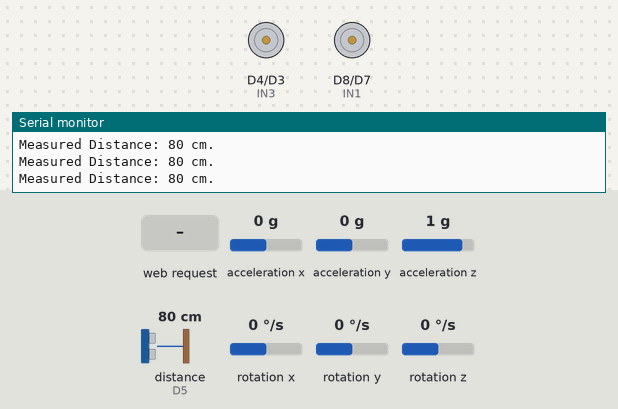
This sketch was run on a simulated ESP8266 (NodeMCU). Shown: motor-driver pin pairs drawn as motors (green arrow = first pin HIGH = forward, orange = second pin HIGH = backward, longer = more drive), the last lines printed to the serial monitor. Wiring (inferred from the names in the program): ultrasonic range finder: trigger D6; echo D5. The test bench sets the inputs (shaded band); at power-on: acceleration x 0 g, acceleration y 0 g, acceleration z 1 g, distance to the obstacle (sensor on D5) 80 cm, rotation x 0 °/s, rotation y 0 °/s, rotation z 0 °/s. The echo pulse lasts 58.3 µs per cm.

Above: at 1.7 s.
1.8 s: HTTP request GET /command?cmd=B received
At 1.93 s:
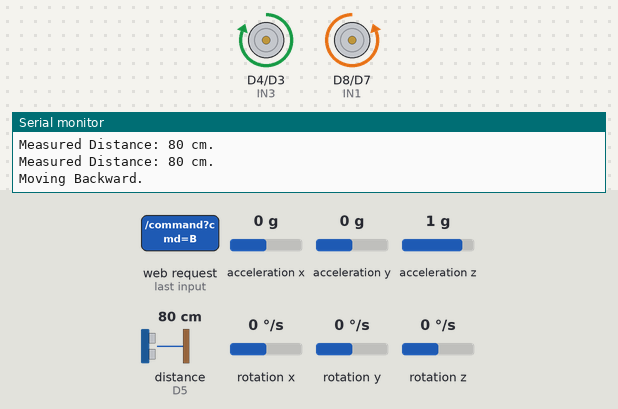
3.5 s: HTTP request GET /command?cmd=F received
At 3.63 s:
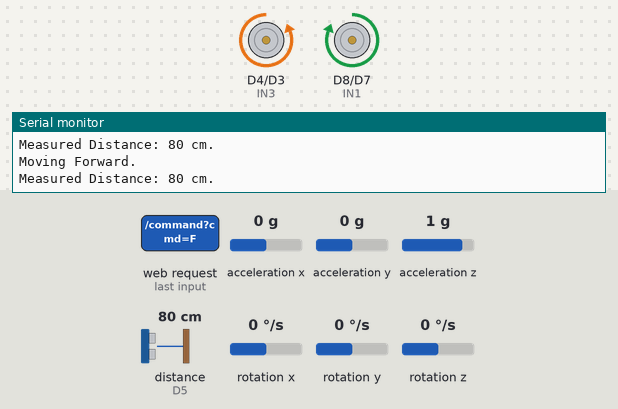
5.2 s: HTTP request GET /command?cmd=L received
At 5.33 s:
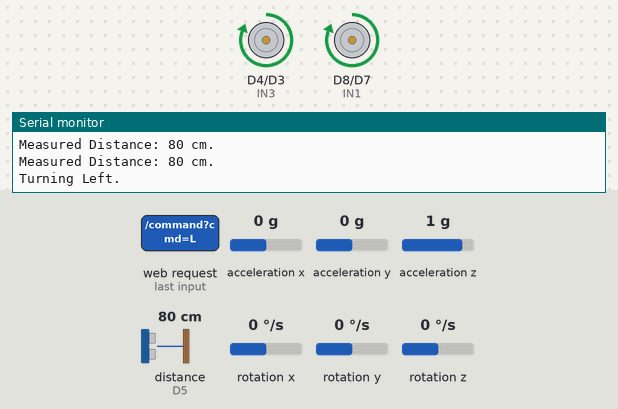
Timing chart, 0 to 8.2 s (numbered marks = the images above; inputs shaded):
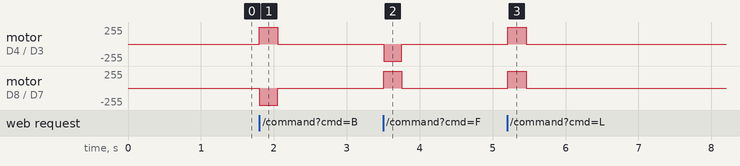

Measured:
- after the input at 1.8 s, motor on D4 (IN3) / D3 (IN4): stopped → forward 255/255 at once, → stopped 0.25 s later; motor on D8 (IN1) / D7 (IN2): stopped → backward 255/255 at once, → stopped 0.25 s later
- after the input at 3.5 s, motor on D4 (IN3) / D3 (IN4): stopped → backward 255/255 at once, → stopped 0.25 s later; motor on D8 (IN1) / D7 (IN2): stopped → forward 255/255 at once, → stopped 0.25 s later
- after the input at 5.2 s, motor on D4 (IN3) / D3 (IN4), motor on D8 (IN1) / D7 (IN2): stopped → forward 255/255 at once, → stopped 0.25 s later

The sketch:

NodeMCU_Car.ino
```cpp
#include <ESP8266WiFi.h>
#include <ESP8266WebServer.h>
#include <Wire.h>
#include <MPU6050_6Axis_MotionApps20.h>  // Use the DMP library

// Motor Control Pins
#define IN1 D8  // Right Motor Forward
#define IN2 D7  // Right Motor Backward
#define IN3 D4  // Left Motor Forward
#define IN4 D3  // Left Motor Backward

// Ultrasonic Sensor Pins
#define TRIG_PIN D6  // Trigger Pin
#define ECHO_PIN D5  // Echo Pin

ESP8266WebServer server(80);  // Initialize web server on port 80
MPU6050 mpu;  // Create MPU6050 object

// Variables
constexpr unsigned long DEFAULT_PULSE_MS = 250;
constexpr unsigned long MAX_PULSE_MS = 1000;
unsigned long motionStarted = 0;
unsigned long motionDuration = 0;
bool moving = false;
bool dmpReady = false;
bool hasAttitude = false;
unsigned long lastAttitude = 0;
long distance = -1;  // Distance measured
unsigned long lastMeasureTime = 0;

// MPU6050 DMP variables
uint8_t fifoBuffer[64];  // FIFO storage buffer
Quaternion q;            // [w, x, y, z]         quaternion container
VectorFloat gravity;     // [x, y, z]            gravity vector
float ypr[3];            // [yaw, pitch, roll]   yaw/pitch/roll container and gravity vector

float estimated_yaw = 0.0;
float estimated_pitch = 0.0;
float estimated_roll = 0.0;

void setup() {
  Serial.begin(9600);
  Serial.println("ESP8266 Car Initialized.");

  // Initialize Motor Control Pins
  pinMode(IN1, OUTPUT);
  pinMode(IN2, OUTPUT);
  pinMode(IN3, OUTPUT);
  pinMode(IN4, OUTPUT);

  // Ensure motors are stopped at startup
  stopCar();

  // Initialize Ultrasonic Sensor Pins
  pinMode(TRIG_PIN, OUTPUT);
  pinMode(ECHO_PIN, INPUT);
  digitalWrite(TRIG_PIN, LOW);

  // Setup Wi-Fi as Access Point
  WiFi.mode(WIFI_AP);
  WiFi.softAP("ESP8266_Car", "password");  // Change SSID and Password as needed
  Serial.print("Access Point IP: ");
  Serial.println(WiFi.softAPIP());

  // Define Routes
  server.on("/", handleRoot);
  server.on("/command", HTTP_GET, handleCommand);
  server.on("/health", HTTP_GET, []() {
    server.send(200, "text/plain", "robotic-car/1");
  });
  server.on("/distance", handleDistance);
  server.on("/mpu", handleMPUData);

  // Start the server
  server.begin();
  Serial.println("Web server started.");

  // Initialize MPU6050 with DMP
  Wire.begin(D2, D1);  // SDA to D2, SCL to D1
  mpu.initialize();
  if (mpu.testConnection()) {
    Serial.println("MPU6050 connection successful");
  } else {
    Serial.println("MPU6050 connection failed");
  }

  // Initialize DMP
  uint8_t devStatus = mpu.dmpInitialize();

  // Supply your own offsets here, e.g., mpu.setXAccelOffset(yourOffset);
  // You can find offsets by running the MPU6050_calibration sketch
  mpu.setXAccelOffset(-2291);
  mpu.setYAccelOffset(-1602);
  mpu.setZAccelOffset(1228);
  mpu.setXGyroOffset(87);
  mpu.setYGyroOffset(-72);
  mpu.setZGyroOffset(8);

  if (devStatus == 0) {
    mpu.setDMPEnabled(true);
    dmpReady = true;
    Serial.println("DMP ready");

    // Set DMP output rate (e.g., 50 Hz)
    mpu.setRate(4);  // Set the rate to 200 / (1 + 4) = 40 Hz
  } else {
    Serial.print("DMP Initialization failed (code ");
    Serial.print(devStatus);
    Serial.println(")");
  }

}

void enforceMotionLimit() {
  if (moving && millis() - motionStarted >= motionDuration) {
    stopCar();
  }
}

void loop() {
  enforceMotionLimit();
  server.handleClient();
  enforceMotionLimit();

  if (millis() - lastMeasureTime >= 500) {
    lastMeasureTime = millis();
    distance = measureDistance();
  }

  if (dmpReady && mpu.dmpGetCurrentFIFOPacket(fifoBuffer)) {
    mpu.dmpGetQuaternion(&q, fifoBuffer);
    mpu.dmpGetGravity(&gravity, &q);
    mpu.dmpGetYawPitchRoll(ypr, &q, &gravity);
    const float degrees = 180.0f / PI;
    estimated_yaw = fmodf(ypr[0] * degrees + 360.0f, 360.0f);
    estimated_pitch = ypr[1] * degrees;
    estimated_roll = ypr[2] * degrees;
    hasAttitude = true;
    lastAttitude = millis();
  }
}

// Stop all motors
void stopCar() {
  moving = false;
  digitalWrite(IN1, LOW);
  digitalWrite(IN2, LOW);
  digitalWrite(IN3, LOW);
  digitalWrite(IN4, LOW);
}

// Move forward
void moveForward() {
  digitalWrite(IN1, HIGH);
  digitalWrite(IN2, LOW);
  digitalWrite(IN3, LOW);
  digitalWrite(IN4, HIGH);
  Serial.println("Moving Forward.");
}

// Move backward
void moveBackward() {
  digitalWrite(IN1, LOW);
  digitalWrite(IN2, HIGH);
  digitalWrite(IN3, HIGH);
  digitalWrite(IN4, LOW);
  Serial.println("Moving Backward.");
}

// Turn left
void turnLeft() {
  digitalWrite(IN1, HIGH);
  digitalWrite(IN2, LOW);
  digitalWrite(IN3, HIGH);
  digitalWrite(IN4, LOW);
  Serial.println("Turning Left.");
}

// Turn right
void turnRight() {
  digitalWrite(IN1, LOW);
  digitalWrite(IN2, HIGH);
  digitalWrite(IN3, LOW);
  digitalWrite(IN4, HIGH);
  Serial.println("Turning Right.");
}

// Rotate around left wheels (only right wheels move forward)
void rotateAroundLeft() {
  digitalWrite(IN1, HIGH);  // Right Motor Forward
  digitalWrite(IN2, LOW);
  digitalWrite(IN3, LOW);   // Left Motor Stopped
  digitalWrite(IN4, LOW);
  Serial.println("Rotating Around Left Wheels.");
}

// Rotate around right wheels (only left wheels move forward)
void rotateAroundRight() {
  digitalWrite(IN1, LOW);   // Right Motor Stopped
  digitalWrite(IN2, LOW);
  digitalWrite(IN3, LOW);   // Left Motor Forward
  digitalWrite(IN4, HIGH);
  Serial.println("Rotating Around Right Wheels.");
}

// Measure distance using ultrasonic sensor
long measureDistance() {
  long duration, measured_distance;

  // Ensure TRIG_PIN is low
  digitalWrite(TRIG_PIN, LOW);
  delayMicroseconds(2);

  // Send 10µs pulse to TRIG_PIN
  digitalWrite(TRIG_PIN, HIGH);
  delayMicroseconds(10);
  digitalWrite(TRIG_PIN, LOW);

  // Read ECHO_PIN
  duration = pulseIn(ECHO_PIN, HIGH, 30000);  // Timeout after 30ms

  // Calculate distance in cm
  if (duration == 0) {
    Serial.println("No echo received.");
    measured_distance = -1;
  } else {
    measured_distance = (duration / 2) / 29.1;
    Serial.print("Measured Distance: ");
    Serial.print(measured_distance);
    Serial.println(" cm.");
  }
  return measured_distance;
}

// Handle MPU6050 data request with DMP data
void handleMPUData() {
  if (!hasAttitude || millis() - lastAttitude > 1000) {
    server.send(503, "text/plain", "IMU sample unavailable");
    return;
  }
  // Prepare JSON response with DMP data
  String jsonResponse = "{";
  jsonResponse += "\"estimated_pitch\": " + String(estimated_pitch, 2) + ",";
  jsonResponse += "\"estimated_roll\": " + String(estimated_roll, 2) + ",";
  jsonResponse += "\"estimated_yaw\": " + String(estimated_yaw, 2) + "}";
  server.send(200, "application/json", jsonResponse);
}

const char CONTROL_PAGE[] PROGMEM = R"HTML(
<!doctype html><html lang="en"><meta charset="utf-8">
<meta name="viewport" content="width=device-width, initial-scale=1">
<title>Robotic Car Controls</title>
<style>
body{font:1rem system-ui;color:#e9f7fa;background:#142838;max-width:34rem;margin:2rem auto;padding:1rem}
.controls{display:grid;grid-template-columns:repeat(3,1fr);gap:.65rem}
button{font:inherit;font-weight:bold;min-height:54px;border:0;border-radius:.5rem;background:#a7e0e0;color:#142838}
button[data-cmd=S]{background:#f6c46d} pre{white-space:pre-wrap}
</style>
<h1>Robotic Car Controls</h1><p>Each tap sends a short drive pulse.</p>
<div class="controls">
<button data-cmd="RL">Pivot L</button><button data-cmd="F">Forward</button><button data-cmd="RR">Pivot R</button>
<button data-cmd="L">Left</button><button data-cmd="S">Stop</button><button data-cmd="R">Right</button>
<button data-cmd="B">Reverse</button>
</div>
<p id="status" role="status"></p><pre id="telemetry">Waiting for telemetry</pre>
<script>
const statusLabel = document.querySelector('#status');
const telemetry = document.querySelector('#telemetry');
document.querySelector('.controls').addEventListener('click', async event => {
  const button = event.target.closest('button');
  if (!button) return;
  try {
    const response = await fetch('/command?cmd=' + button.dataset.cmd, {cache:'no-store'});
    statusLabel.textContent = response.ok ? 'Accepted: ' + button.textContent : 'Command rejected';
  } catch {
    statusLabel.textContent = 'Connection lost';
  }
});
async function read(path, json) {
  const response = await fetch(path, {cache:'no-store', signal:AbortSignal.timeout(1500)});
  if (!response.ok) throw Error('Telemetry unavailable');
  return json ? response.json() : response.text();
}
async function refresh() {
  const [range, imu] = await Promise.allSettled([read('/distance'), read('/mpu', true)]);
  const distance = range.status === 'fulfilled' && Number(range.value) > 0 ? range.value + ' cm' : 'unavailable';
  const orientation = imu.status === 'fulfilled' ? 'Yaw ' + imu.value.estimated_yaw + '° | Pitch ' + imu.value.estimated_pitch + '° | Roll ' + imu.value.estimated_roll + '°' : 'IMU unavailable';
  telemetry.textContent = 'Distance: ' + distance + '\n' + orientation;
  setTimeout(refresh, 500);
}
refresh();
</script></html>
)HTML";

// Handle root path "/"
void handleRoot() {
  server.send_P(200, "text/html", CONTROL_PAGE);
}

// Handle command path "/command?cmd=..."
void handleCommand() {
  server.sendHeader("Cache-Control", "no-store");
  const String command = server.arg("cmd");
  if (command == "S") {
    stopCar();
    server.send(204);
    return;
  }

  unsigned long duration = DEFAULT_PULSE_MS;
  if (server.hasArg("ms")) {
    const String raw = server.arg("ms");
    bool valid = raw.length() > 0 && raw.length() <= 4;
    for (unsigned int i = 0; i < raw.length() && valid; i++) {
      valid = raw[i] >= '0' && raw[i] <= '9';
    }
    duration = raw.toInt();
    if (!valid || duration < 50 || duration > MAX_PULSE_MS) {
      stopCar();
      server.send(400, "text/plain", "Expected duration of 50 to 1000 ms");
      return;
    }
  }

  stopCar();
  if (command == "F") moveForward();
  else if (command == "B") moveBackward();
  else if (command == "L") turnLeft();
  else if (command == "R") turnRight();
  else if (command == "RL") rotateAroundLeft();
  else if (command == "RR") rotateAroundRight();
  else {
    server.send(400, "text/plain", "Unknown command");
    return;
  }
  motionStarted = millis();
  motionDuration = duration;
  moving = true;
  server.send(204);
}

// Handle distance update
void handleDistance() {
  server.send(200, "text/plain", String(distance));
}
```
